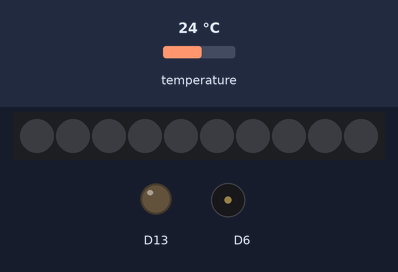
Bench run of a sketch on a simulated Adafruit Circuit Playground Express. Parts: 10 RGB LEDs in strip order, left to right, output pins drawn as LEDs (lit = HIGH), buzzer (waves = sounding). The test bench sets the inputs (shaded band); at power-on: temperature 24 °C. What the sketch prints to the serial monitor is not drawn.

Above: at 0.5 s.
Timing chart, 0 to 3.7 s (numbered marks = the images above):
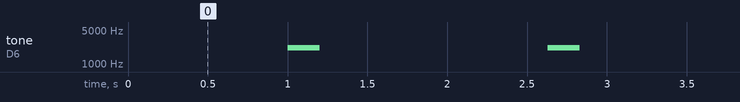

Measured:
- by itself, tone on D6: alternates 2150 Hz for 0.20 s and silent for 1.4 s

The sketch:

RecordingSensoryInput.ino
```cpp
/*
  Responding to Sensory Input
  Brennon York
  February 5, 2026
  byork8@my.gcu.edu or yorkbrennon7@gmail.com

  Using your Arduino and its built-in temperature sensor and speaker,
  you will be building a virtual "cricket" that chirps at the same
  rate as an actual cricket.
*/

// Libraries
#include <Adafruit_CircuitPlayground.h>
#include <Adafruit_Circuit_Playground.h>

void setup()
{
    Serial.begin(115200);
    while(!Serial);
    Serial.println("==Program Start==");

    CircuitPlayground.begin();
}

void loop()
{
  // Measure temp
  float tempC = CircuitPlayground.temperature();

  // Convert to F (if needed)
  float tempF = ((1.8 * tempC) + 32);

  // Convert F to chirpMin
  int numChirpsMin = (((tempF - 50) * 4) + 40);

  // Convert chirpMin to delay
    // I used a float since I was able to get it to work with a simple math change
  float chirpDelay = (60000 / numChirpsMin);
  Serial.print("chirp delay is: ");
  Serial.print(chirpDelay);
  Serial.println(" msec");
  delay(1000);

  // Sound chirp
  CircuitPlayground.playTone(2150, 200);

  // Delay chirpDelay
  delay(chirpDelay);
}
```
